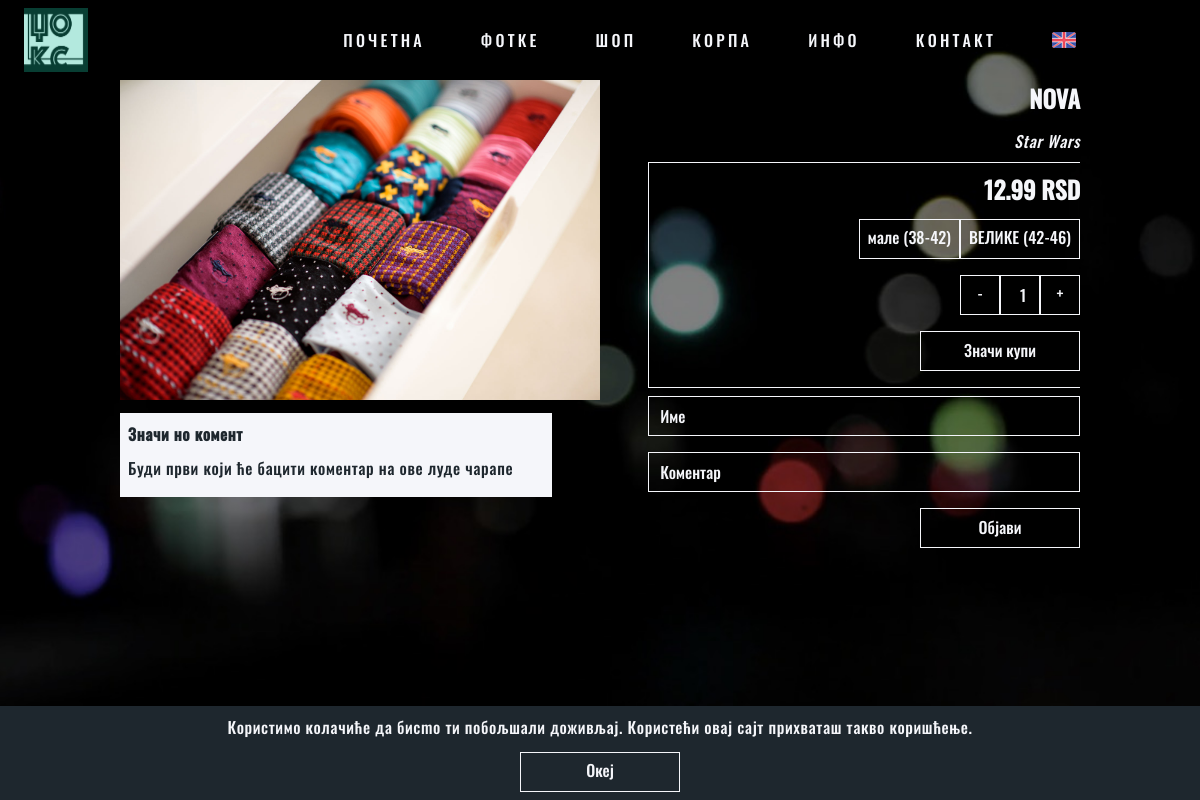
The page /pages/product?id=37 (signed in) on the database as committed earlier.
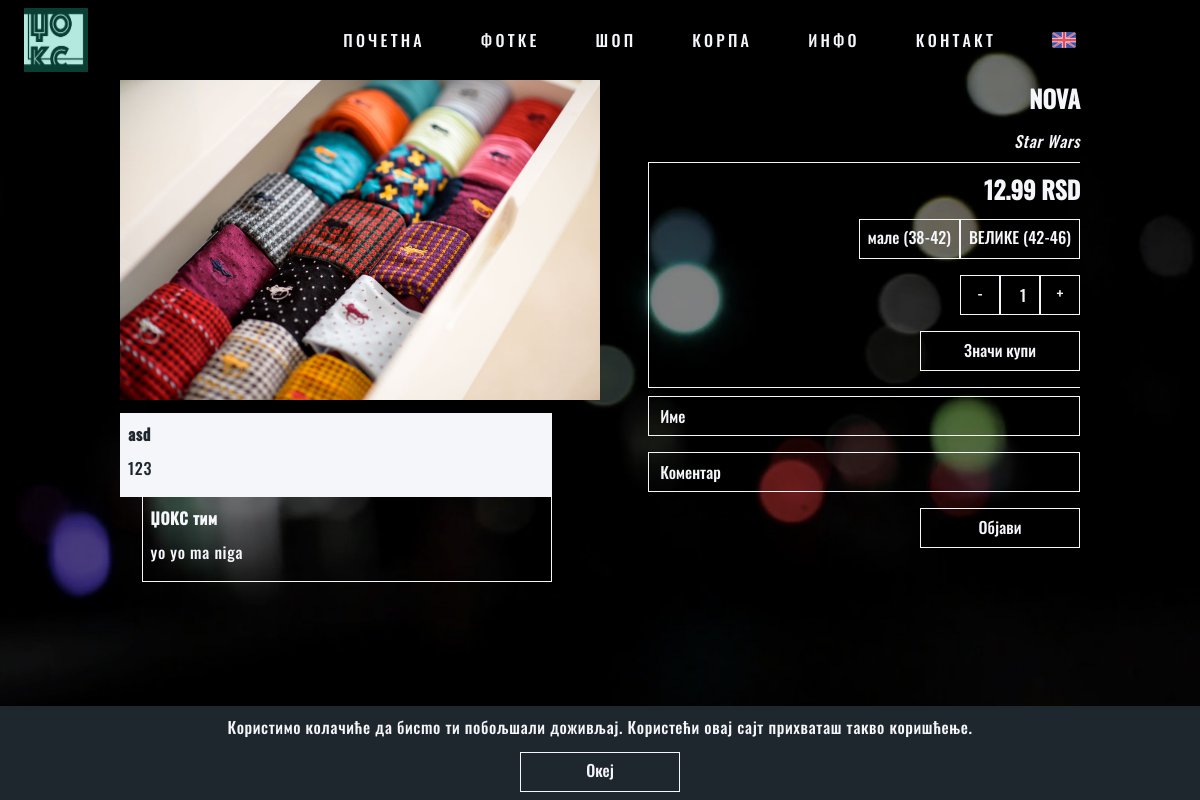
The same page on the database as committed later.
### tables this page shows
CREATE TABLE `sizes` (
  `id` int(11) NOT NULL,
  `name` varchar(10) NOT NULL
);

CREATE TABLE `comments` (
  `id` int(11) NOT NULL,
  `name` varchar(50) NOT NULL,
  `comment` text NOT NULL,
  `product` int(11) DEFAULT NULL,
  `ip` varchar(20) NOT NULL,
  `accepted` tinyint(1) NOT NULL DEFAULT '0',
  `reply_to` int(11) DEFAULT NULL
);

### logic/config.php (called while the page is built, shortened)
<?php
	require("../logic/functions.php");
	$page = basename($_SERVER["SCRIPT_FILENAME"], '.php');
?>

### logic/functions.php (called while the page is built, shortened)
<?php
    function strip($var) {
		return mysqli_real_escape_string($GLOBALS['connect'], htmlspecialchars(strip_tags(trim($var))));
    }
	function get_all_product_images($id) {
		$path = '../products/' . $id . '/img';
		$i = 0;
		if(file_exists($path)) {
			$files = scandir($path);
			$images = [];
			foreach($files as $file) {
    	    	if($file[0] != '.' && strpos($file, ".txt") === false && strpos($file, "thumb") === false) {
					$images[] = $path . '/' . $file;
				}
			}
		}
		return $images;
	}
	function get_quantity($size, $id, $connect) {
		$cmd = "SELECT quantity FROM warehouse WHERE product=" . $id . " AND size=" . $size . " ORDER BY warehouse.id DESC";
		return mysqli_fetch_array(mysqli_query($connect, $cmd))[0];
	}
	function get_price($price) {
		$currency = 'RSD';
		return $price = round($price, 2) . ' ' . $currency;
	}
?>

### pages/product.php (the view, shortened to what the changed rows need)
<?php
    require("../logic/config.php");
	$product = strip($_GET["id"]);
?>
<html>
    <head>
        <?php
            require("../ui/link.php");
			$cmd = "SELECT * FROM products WHERE id='$product'";
			$result = mysqli_query($connect, $cmd);
			$row = mysqli_fetch_array($result);
        ?>
		<link rel="stylesheet" href="../css/product.css">
    </head>
    <body>
        <?php require("../ui/header.php"); ?>
        <div class="main padded">
            <?php
				if(mysqli_num_rows($result) == 1){
					echo '<div class="sp-wrap">';
					foreach(get_all_product_images($product) as $image) {
						echo '<a href="' . $image .'"><img src="' . $image . '" alt=""></a>';
					}
					echo '</div>';
                    echo '<div class="options">';
					echo '<h2>' . $row['name'] . '</h1>';
					$cmd = "SELECT name FROM collections WHERE id=" . $row['collection'];
					$result = mysqli_query($connect, $cmd);
					$collection = mysqli_fetch_array($result)[0];
					if(!is_null($collection) && !empty($collection)) {
						echo '<p><i>' . $collection . '</i></p>';
					}
					echo '<form class="bordered" action="../actions/cart_add.php" method="GET">';
					echo '<h2> ' . get_price($row['price']) . '</h2>';
					$cmd = "SELECT * FROM sizes";
					$result = mysqli_query($connect, $cmd);
					echo '<div class="input-wrapper">';
					echo '<div class="input-group">';
					while($size = mysqli_fetch_array($result)) {
						$qty = get_quantity($size["id"], $product, $connect);
						echo '<div class="radio-input">';
						echo '<label ';
						if($qty == 0) {
							echo 'class="crossed" ';
						}
						echo 'for="size-' . $size["id"] . '">';
						echo '<span>' . $string["product"]["sizes"][$size["name"]] . '</span>';
						echo '</label>';
						echo '</div>';
					}
					echo '</div>';
					echo '</div>';
					echo '<div class="input-wrapper">';
					echo '<div class="input-group">';
					echo '</div>';
					echo '</div>';
                    echo '<input class="button" type="submit" value="' . $string["product"]["buy"] . '"/>';
					echo '</form>';
					echo '<form action="../actions/comment_add.php" method="POST">';
					echo '<input type="text" name="name" placeholder="' . $string['product']['name'] . '" required/>';
					echo '<input type="text" name="comment" placeholder="' . $string['product']['comment'] . '" required/>';
					echo '<input type="submit" class="button" value="' . $string['product']['post'] . '" />';
                    echo '</form></div>';
					echo '<div class="comments">';
					$cmd = "SELECT * FROM comments WHERE product=" . $product . " AND accepted=1";
					$result = mysqli_query($connect, $cmd);
					if(mysqli_num_rows($result) == 0) {
						echo '<div class="comment">';
						echo '<p><b>' . $string['product']['noComments'] . '</b></p>';
						echo '<p>' . $string['product']['noCommentsText'] . '</p>';
						echo '</div>';
					}else {
						while($row = mysqli_fetch_array($result)) {
							echo '<div class="comment">';
							echo '<p><b>' . $row["name"] . '</b></p>';
							echo '<p>' . $row["comment"] . '</p>';
							echo '</div>';
							$cmd = "SELECT comment FROM comments WHERE reply_to=" . $row['id'];
							$reply = mysqli_query($connect, $cmd);
							if(mysqli_num_rows($reply) > 0) {
								echo '<div class="comment comment-reply">';
								echo '<p><b>' . $string['product']['reply'] . '</b></p>';
								echo '<p>' . mysqli_fetch_array($reply)[0] . '</p>';
								echo '</div>';
							}
						}
					}
					echo '</div>';
                }else {
					echo '<div class="center-both">';
                    echo '<h1>'  . $string["product"]["invalid"] . '</h1>';
                    echo '<a href="shop" class="button center">'  . $string["product"]["continue"] . '</a>';
					echo '</div>';
                }
            ?>
        </div>
    </body>
</html>

### ui/header.php (shortened to what the changed rows need)
<header>
    <div id="wrap">
        <nav id="nav">
            <ul>
                <?php
                    $items = ["home", "gallery", "shop", "cart", "info", "contact"];
                    foreach($items as $item) {
                        echo '<li><a href="../pages/' . $item .'" class="';
						echo 'shake shake-basic shake-hover';
                        if(strcmp($item, $page) == 0) {
                        	echo ' selected';
                        }
                        echo '">' . $string["header"][$item] . '</a></li>';
                    }
                ?>
            </ul>
        </nav>
    </div>
</header>

Rows that differ between the two databases and show on the page:
now on this page (row edited): comments: name "asd", comment "123", comments.comment "yo yo ma niga"
Other text that changed with them:
$string['product']['noComments']: "Значи но комент" → (not shown)
$string['product']['noCommentsText']: "Буди први који ће бацити коментар на ове луде чарапе" → (not shown)
